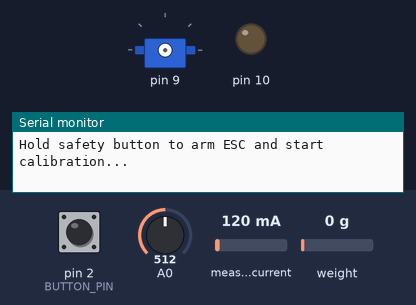
Simulated run of this sketch. Board: Arduino Uno, built with avr-gcc and run on an emulated ATmega328P. Parts: servo, output pins drawn as LEDs (lit = HIGH), the last lines printed to the serial monitor. Inputs (shaded band) come from the test bench; at power-on: pin 2 (BUTTON_PIN) HIGH, A0 = 512, measured current 120 mA, weight on the scale 0 g.

Above: at 0.9 s.
1.0 s: pin 2 (BUTTON_PIN) pulled LOW for 0.15 s
At 4.92 s:
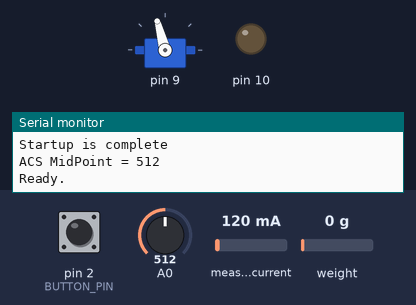
At 8.4 s:
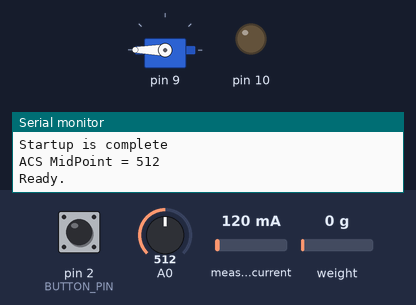
Timing chart, 0 to 9.9 s (numbered marks = the images above; inputs shaded):
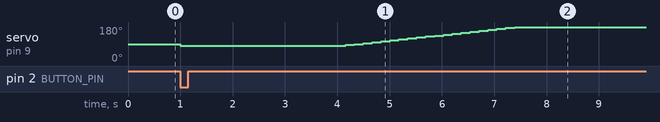

The sketch:

Test_2.ino
```cpp
/**
    The Script For Test 1 (Measuring Thrust, Current And Time For A Given Air Speed)

    Date 24 November 2025

    Mahdi Ibne Kamal Jadid

*/

#include "pid_module.h"

Stand_ESC stand_esc(9);
Stand_ACS stand_acs(A1, ACS712_30A);
Stand_Battery stand_battery(A0, 220, 100);

 // Tuning
        double Kp = 1.9; // 1.8
        double Ki = 2.5; // 2.2
        double Kd = 0.2; // 0.2


Stand_PID stand_pid(Kp, Ki, Kd);

Stand_Loadcell stand_loadcell;

// --------- Setup ---------
void setup()
{
  Serial.begin(115200);

  wait_on_pullup_button();

  stand_esc.start();

  stand_loadcell.start();

  stand_acs.start();

  stand_pid.start(&stand_acs);

  stand_pid.set_setpoint(15);

  Serial.println("Ready.");

}

// --------- Main loop ---------
void loop() {

  stand_pid.monitor_and_compute(&stand_esc, &stand_acs, &stand_loadcell);

  stand_loadcell.update();

  stand_pid.csv_log(&stand_battery);

  delay(100);
}


void wait_on_pullup_button() {

  // Safety button on D2 (only used during setup)
  const uint8_t BUTTON_PIN = 2;

  pinMode(BUTTON_PIN, INPUT_PULLUP);  // button to GND

  // ---------- SAFETY: wait for button BEFORE touching the ESC ----------
  Serial.println("Hold safety button to arm ESC and start calibration...");
  while (digitalRead(BUTTON_PIN) == HIGH) {
    delay(50);
  }

  Serial.println("Safety button pressed, attaching ESC...");

}
```

battery_module.cpp
```cpp
#include "battery_module.h"

Stand_Battery::Stand_Battery(int analog_pin, float r1, float r2): R1{r1 * 1000}, R2{r2 * 1000}, BATTERY_ANALOG_PIN{analog_pin} {}

float Stand_Battery::read_voltage(int samples = 20) {
  long sum = 0;

  // Take multiple ADC readings
  for (int i = 0; i < samples; i++) {
    sum += analogRead(BATTERY_ANALOG_PIN);
    delay(2);  // small delay for ADC stability
  }

  // Average ADC value
  float raw = sum / (float)samples;

  // Convert raw ADC value to voltage at Arduino A0 (0–5V)
  float vout = raw * (5.0 / 1023.0);

  // Convert voltage at A0 to actual battery voltage using divider formula:
  // Vin = Vout * (R1 + R2) / R2
  float vin = vout * ((R1 + R2) / R2);

  return vin;
}


float Stand_Battery::percentage_4S(float voltage) {
  float percent;

  if (voltage >= 16.8) percent = 100;    // fully charged
  else if (voltage >= 16.4) percent = 95;
  else if (voltage >= 16.0) percent = 90;
  else if (voltage >= 15.6) percent = 85;
  else if (voltage >= 15.2) percent = 80;
  else if (voltage >= 14.8) percent = 70;
  else if (voltage >= 14.5) percent = 60;
  else if (voltage >= 14.2) percent = 50;
  else if (voltage >= 14.0) percent = 40;
  else if (voltage >= 13.8) percent = 30;
  else if (voltage >= 13.6) percent = 20;
  else if (voltage >= 13.4) percent = 10;
  else percent = 0;                      // dangerously low

  return percent;
}

float Stand_Battery::percentage_3S(float voltage) {
  float percent;

  if (voltage >= 12.6) percent = 100;     // fully charged
  else if (voltage >= 12.3) percent = 95;
  else if (voltage >= 12.0) percent = 90;
  else if (voltage >= 11.7) percent = 85;
  else if (voltage >= 11.4) percent = 80;
  else if (voltage >= 11.1) percent = 70;
  else if (voltage >= 10.8) percent = 60;
  else if (voltage >= 10.5) percent = 50;
  else if (voltage >= 10.2) percent = 40;
  else if (voltage >= 10.0) percent = 30;
  else if (voltage >= 9.8)  percent = 20;
  else if (voltage >= 9.6)  percent = 10;
  else percent = 0;                        // dangerously low

  return percent;
}


float Stand_Battery::percentage_3S_under_load(float voltage) {
    float percent;

    if (voltage >= 12.0) percent = 100;     // fully charged under load
    else if (voltage >= 11.7) percent = 95;
    else if (voltage >= 11.4) percent = 90;
    else if (voltage >= 11.1) percent = 85;
    else if (voltage >= 10.8) percent = 80;
    else if (voltage >= 10.6) percent = 70;
    else if (voltage >= 10.4) percent = 60;
    else if (voltage >= 10.2) percent = 50;
    else if (voltage >= 10.0) percent = 40;
    else if (voltage >= 9.9)  percent = 30;
    else if (voltage >= 9.8)  percent = 20;
    else if (voltage >= 9.7)  percent = 10;
    else percent = 0;                        // dangerously low under load

    return percent;
}


/*void loop() {
  // Read stabilized battery voltage
  float voltage = readBatteryVoltage();

  // Convert voltage to estimated charge percentage
  float percent = percentage4S(voltage);

  // Print results
  Serial.print("Battery Voltage: ");
  Serial.print(voltage, 2);
  Serial.print(" V   |   Charge: ");
  Serial.print(percent, 0);
  Serial.println("%");

  delay(500);  // update twice per second
}
*/
```

battery_module.h
```cpp
#pragma once
#include <Arduino.h>

class Stand_Battery {

    public:

        /* (analog_pin from A0 to A5,
            the high-side resistance in kilo ohms,
            the low-side resistance in kilo ohms)    */

        Stand_Battery(int analog_pin, float r1, float r2);

        /*
            Reads battery voltage with averaging to stabilize the value.
            samples = how many analog readings to average.
            Returns the battery voltage in volts (20 by default)   */

        float read_voltage(int samples = 20);

        /*
            Converts 4S battery voltage to an estimated state of charge percentage.
            Uses a typical LiPo voltage curve (non-linear).    */

        float percentage_4S(float voltage);

        float percentage_3S(float voltage);

        float percentage_3S_under_load(float voltage);


    private:

    // Voltage divider resistors:
    // Battery+ → R1 → A0 → R2 → Battery-

     const float R1;  // 220k ohm (high-side resistor)
     const float R2;  // 100k ohm (low-side resistor)
     const float BATTERY_ANALOG_PIN;


};
```

current_module.cpp
```cpp
#include "current_module.h"


Stand_ACS::Stand_ACS(uint8_t analog_pin = A1, float type = ACS712_30A): ANALOG_PIN{analog_pin}, TYPE{type}, max_current(0.0f), ACS(ANALOG_PIN, V_REF_UNO, ADC_STEPS_UNO, TYPE) {}

void Stand_ACS::start() {
    ACS.autoMidPoint();
    Serial.print("ACS MidPoint = ");
    Serial.println(ACS.getMidPoint());

}

float Stand_ACS::get_current_instant() {
    return get_current_averaged(10);
}

float Stand_ACS::get_current_averaged(int sampling_size = 25) {

    long sum_mA = 0;

    for (uint8_t i = 0; i < sampling_size; i++) {
        sum_mA += ACS.mA_DC();  // mA, can be slightly ± around 0
        delay(2);
    }

    float avg_mA = sum_mA / (float)sampling_size;
    float avg_A  = avg_mA / 1000.0;  // to Amps

    // Make sure it's positive (motor DC should not go negative)
    if (avg_A < 0) avg_A = -avg_A;

    // Small noise floor: kill anything below ~0.05 A
    if (avg_A < 0.05) avg_A = 0.0;

    if (max_current < avg_A) max_current = avg_A;

    return avg_A;

}

float Stand_ACS::get_max_current() {
    return max_current;
}

float Stand_ACS::reset_when_entered(char r, char inByte) {
   if (inByte == r) {
     max_current = 0.0;
     Serial.println("Max current reset.");
   }

}

// ============== PID RELATED ============== //
```

current_module.h
```cpp
#pragma once

#include "ACS712.h"

#define V_REF_UNO 5.0
#define ADC_STEPS_UNO 1023

#define ACS712_5A 185.0
#define ACS712_20A 100.0
#define ACS712_30A 66.0

// Representative class for our test stand's ACS712
class Stand_ACS {

        public:

            // Constructor that that takes the analog pin, and the type of ACS712
            Stand_ACS(uint8_t analog_pin = A1, float type = ACS712_30A);

            // Does Midpoint and stuff
            void start();

            float get_current_instant();

            // Get average current for a specified sampling size; default sample size is 25
            float get_current_averaged(int sampling_size = 25);

            // Get the max current recorded up until the last current average
            float get_max_current();

            // Reset max current (and other fields if needed)
            float reset_when_entered(char r, char inByte);


        private:

            // Constant parameters initialized during creation for the ACS object
            const uint8_t ANALOG_PIN;
            const float TYPE;

            // The recorded max current up until the last current average
            float max_current;

            // Defining a ACS object with the ACS712 library by
            ACS712 ACS;


};
```

esc_module.cpp
```cpp
#include "esc_module.h"


Stand_ESC::Stand_ESC(int pin = 9) : ATTACHMENT_PIN{pin}, esc_angle(ESC_MIN_ANGLE), started(false)  {}

void Stand_ESC::start(bool calibration = false) {

    ESC.attach(ATTACHMENT_PIN, 1000, 2000);

     // Immediately send minimum throttle
     write(ESC_MIN_ANGLE);          // 1000 µs
     delay(700);


    if (!started)
        ESC.write(esc_angle);

    started = true;
}

void Stand_ESC::write(int angle) {

    if (angle > ESC_MAX_ANGLE) angle = ESC_MAX_ANGLE;
    if (angle < ESC_MIN_ANGLE) angle = ESC_MIN_ANGLE;
    esc_angle = angle;
    ESC.write(esc_angle);
}

int Stand_ESC::get_throttle_angle() {
    return esc_angle;
}

float Stand_ESC::get_throttle_percentage() {

  float pct = (float)((esc_angle - ESC_MIN_ANGLE) * 100.0 / (ESC_MAX_ANGLE - ESC_MIN_ANGLE));
  if (pct < 0)   pct = 0;
  if (pct > 100) pct = 100;

  return pct;
}

void Stand_ESC::increment_throttle_by(int increment) {
  esc_angle += increment;                          // coarse step
  if (esc_angle > ESC_MAX_ANGLE) esc_angle = ESC_MAX_ANGLE;
  write(esc_angle);
}

void Stand_ESC::increment_throttle_when_entered(char i, char inByte) {

    if (inByte == i) {
      // increase throttle
      esc_angle += 10;
      if (esc_angle > 180) esc_angle = 180;
      for (int i = esc_angle - 9; i <= esc_angle; i++) {
        if (i < 80) continue;
        ESC.write(i);
        delay(RAMP_DELAY_MS);
      }

      Serial.println(esc_angle);
    }

}

void Stand_ESC::decrement_throttle_when_entered(char d, char inByte) {

    if (inByte == d) {
      // decrease throttle
     esc_angle -= 10;
      if (esc_angle < 80) esc_angle= 80;
      for (int i = esc_angle+ 9; i >= esc_angle; i--) {
        if (i < 80) break;
        ESC.write(i);
        delay(RAMP_DELAY_MS);
      }

      Serial.println(esc_angle);
    }
}

void Stand_ESC::stop_throttle_when_entered(char s, char inByte) {

    if (inByte == s) {
      // smooth stop back to idle (80)
      for (int i = esc_angle; i >= 80; i--) {
        ESC.write(i);
        delay(RAMP_DELAY_MS);
      }
     esc_angle= 80;

     Serial.println(esc_angle);
    }
}
```

esc_module.h
```cpp
#include <Arduino.h>
#include <Servo.h>

#define ESC_MAX_ANGLE 180
#define ESC_MIN_ANGLE 80
#define RAMP_DELAY_MS 50

class Stand_ESC {

    public:

        // ESC object wrapper for our stand
        Stand_ESC(int pin = 9);

        // Setup the ESC with the option to calibrate (false by default)
        void start(bool calibration = false);

        // Write an angle to the ESC
        void write(int angle);

        // Get the raw angle value for ESC
        int get_throttle_angle();

        // Get the percentage of throttle on ESC
        float get_throttle_percentage();

        void increment_throttle_by(int increment = 2);

        // Increment angle value smoothly when the specified char (default 'i') is entered into the Serial Monitor
        void increment_throttle_when_entered(char i, char inByte= 'a');

        // Decrement angle value smoothly when the specified char (default 'd') is entered into the Serial Monitor
        void decrement_throttle_when_entered(char d, char inByte);

        // Reduce the esc angle to minimum smoothly when the specified char (default 's') is entered into the Serial Monitor
        void stop_throttle_when_entered(char s, char inByte);

    private:

        bool started;
        int ATTACHMENT_PIN;
        Servo ESC;
        int esc_angle;

 };
```

load_cell_module.cpp
```cpp
#include "load_cell_module.h"


Stand_Loadcell::Stand_Loadcell(int DT, int SCK) : HX711_DT{DT}, HX711_SCK{SCK}, LoadCell(HX711_DT, HX711_SCK), calibration_value_eeprom_address(0) {}

void Stand_Loadcell::start() {

        LoadCell.begin();
        //LoadCell.setReverseOutput(); //uncomment to turn a negative output value to positive
        float calibrationValue = 0.0f;
        #if defined(ESP8266)|| defined(ESP32)
        EEPROM.begin(512);
        #endif
        EEPROM.get(calibration_value_eeprom_address, calibrationValue);
        LoadCell.start(2000, true);
        if (LoadCell.getTareTimeoutFlag()) {
            Serial.println("Timeout, check MCU>HX711 wiring and pin designations");
            while (1);
        }
        else {
            LoadCell.setCalFactor(calibrationValue); // set calibration value (float)
            Serial.println("Startup is complete");
        }
}

void Stand_Loadcell::update() {
    if (!LoadCell.update()) return;

    int NUM_SAMPLES = 10;
    float sum = 0.0f;

    for (int i = 0; i < NUM_SAMPLES; i++)
        sum += LoadCell.getData();

    thrust = sum / (float) NUM_SAMPLES;

}

float Stand_Loadcell::get_thrust() {
    return thrust;
}
```

load_cell_module.h
```cpp
#pragma once
#include <Arduino.h>

#include <HX711_ADC.h>
#if defined(ESP8266)|| defined(ESP32) || defined(AVR)
#include <EEPROM.h>
#endif

class Stand_Loadcell {

    public:

        Stand_Loadcell(int DT = 4, int SCK = 5);

        void start();

        void update();

        float get_thrust();

    private:

        //pins:
        const int HX711_DT; // 4
        const int HX711_SCK; // 5

        //HX711 constructor:
        HX711_ADC LoadCell;

        float thrust;

        const int calibration_value_eeprom_address;

};
```

pid_module.h
```cpp
#pragma once

#include <PID_v1.h>
#include "current_module.h"
#include "esc_module.h"
#include "battery_module.h"
#include "load_cell_module.h"


class Stand_PID {

    public:

        Stand_PID(double Kp, double Ki, double Kd);

        void start(Stand_ACS* stand_acs);

        void set_setpoint(double setpoint);

        void set_setpoint_from_serial();

        void monitor_and_compute (Stand_ESC* stand_esc, Stand_ACS* stand_acs, Stand_Loadcell* stand_loadcell);

        bool is_locked();

        void csv_log(unsigned long max_log_count = 0);

        void csv_log(Stand_Battery * battery);

        float update_windowed_average(float new_value);

        float current_windowed_average = 0.0f;

        private:

            void reset_bools();


            void update_current_stats(Stand_ACS* stand_acs);

            double current_input;
            double current_output;
            double current_setpoint;

            PID current_pid;

           // ---------- Moving-average filter (0.5 s at 10 Hz = 5 samples) ----------
                static constexpr uint8_t WINDOW_SIZE = 5;
                float values_in_window[WINDOW_SIZE] = {};   // zero-initialize
                uint8_t window_index = 0;
                uint8_t window_count = 0;
                float window_sum = 0.0f;

                // ---------- Locking (value seeker) ----------
                bool pwmLocked = false;
                int lockedAngle = ESC_MIN_ANGLE;
                uint8_t nearCount = 0;

                // fast coarse seek before PID
                bool preSeek = true;

                unsigned long now_ms = 0;

                // ---------- Penalty integration ----------
                double penalty_integral = 0.0;
                double penalty_points = 0.0;
                const float PENALTY_COEFFICIENT;
                const float LOOP_DT;   // 10 Hz loop (100 ms)

                float current_instant = 0.0f;

                float current_long_time_average = 0.0f;

                float loadcell_thrust = 0.0f;

                unsigned long log_count = 0;

                const int LED_PIN;
                unsigned long max_log = 0;
};
```

Source omitted: pid_module.cpp (6150 bytes)

Measured:
- after the input at 1.0 s, servo on pin 9: 90° → 80° at once, → 85° 3.2 s later, → 90° 0.17 s later, → 95° 0.17 s later, … (21 changes in this stretch)
